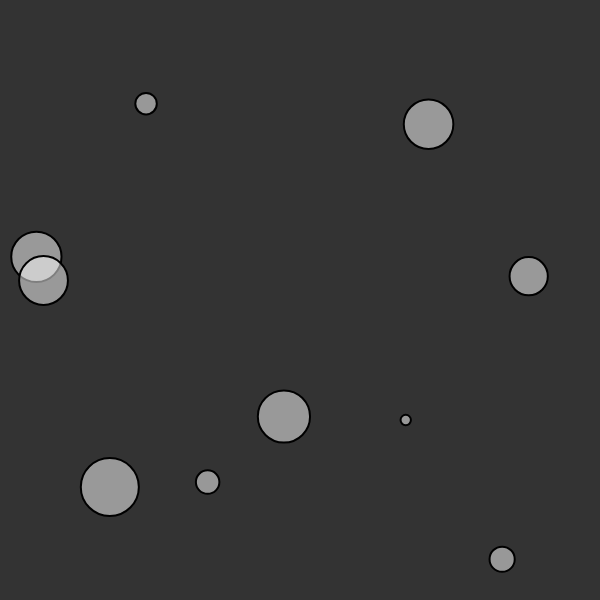
Frame 1 (no input)
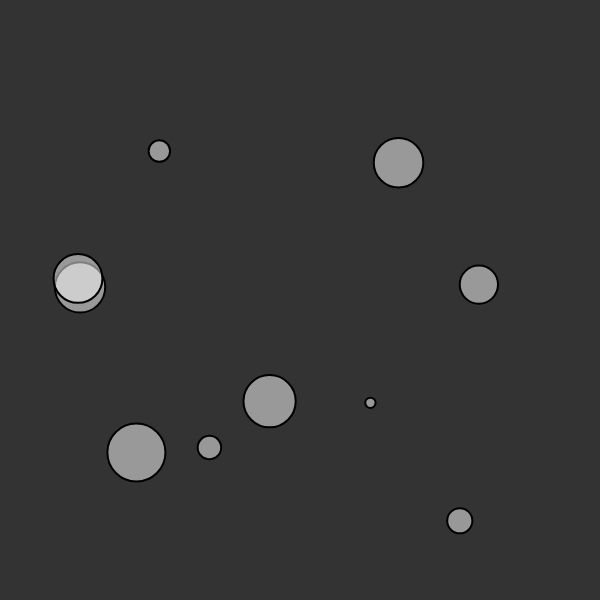
Frame 60 (no input)
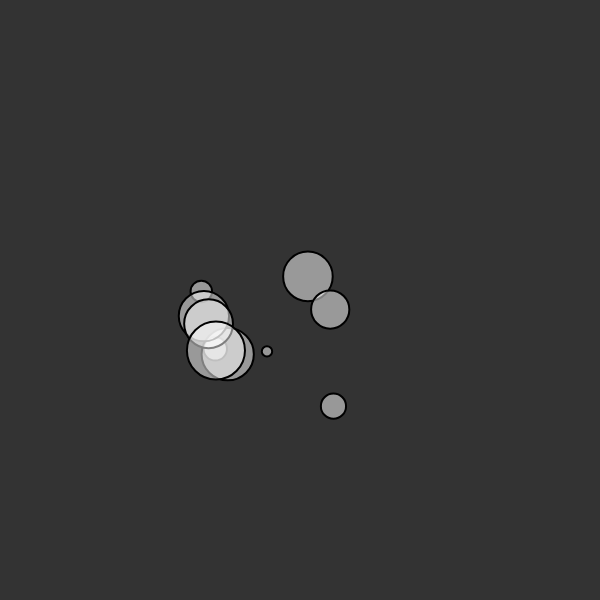
Frame 120 (the mouse pressed at the canvas centre since frame 60)

The p5.js sketch that drew these frames (run headless with seeded random() and noise() and a simulated clock; from frame 60 on, the mouse is pressed at the canvas centre):

// p5.js sketch
// ── sketch.js

let movers = [];

let G = 1;

function setup() {
  createCanvas(600, 600);
  for (let i = 0; i < 10; i++) {
    movers[i] = new Mover(random(width), random(height), random(.4, 4));
  }
}

function draw() {
  background(51);

  for (let i = 0; i < movers.length; i++) {
    for (let j = 0; j < movers.length; j++) {
      if (i !== j) {
        let force = movers[j].attract(movers[i]);
        movers[i].applyForce(force);
      }
    }

    movers[i].update();
    movers[i].checkEdges();
    movers[i].display();
  }
}

// ── mover.js
class Mover {
  constructor(x, y, m) {
    this.mass = m;
    this.position = createVector(x, y);
    this.velocity = createVector(0, 0);
    this.acceleration = createVector(0, 0);
  }

  applyForce(force) {
    let f = p5.Vector.div(force, this.mass);
    this.acceleration.add(f);
  }

  update() {
    this.velocity.add(this.acceleration);
    this.position.add(this.velocity);
    this.acceleration.mult(0);
  }

  display() {
    stroke(0);
    strokeWeight(2);
    fill(255, 127);
    ellipse(this.position.x, this.position.y, this.mass * 16);
  }


  checkEdges() {
    if (this.position.x > width) {
      this.position.x = width;
      this.velocity.x *= -1;
    } else if (this.position.x < 0) {
      this.velocity.x *= -1;
      this.position.x = 0;
    }
    if (this.position.y > height) {
      this.velocity.y *= -1;
      this.position.y = height;
    }
  }

  attract(other) {
    // Calculate direction of force
    let force = p5.Vector.sub(this.position, other.position);
    // Distance between objects
    let distance = force.mag();
    // Limiting the distance to eliminate "extreme" results for very close or very far objects
    distance = constrain(distance, 5.0, 25.0);

    // Calculate gravitional force magnitude
    let strength = (G * this.mass * other.mass) / (distance * distance);
    // Get force vector --> magnitude * direction
    force.setMag(strength);
    return force;
  }
}
